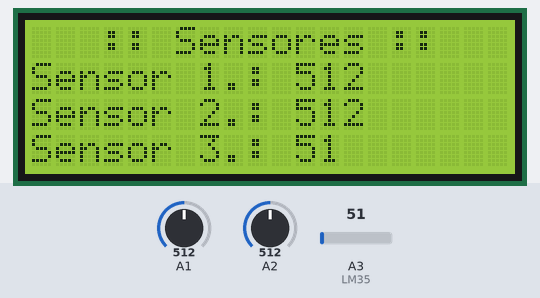
Bench run of a sketch on a simulated Arduino Uno, built with avr-gcc and run on an emulated ATmega328P. On the bench: 20×4 character LCD. The test bench sets the inputs (shaded band); at power-on: A3 (LM35) = 51, A1 = 512, A2 = 512.

Above: at 1.2 s.
1.3 s: A3 (LM35) set to 61
5.5 s: A1 set to 716
At 6.9 s:
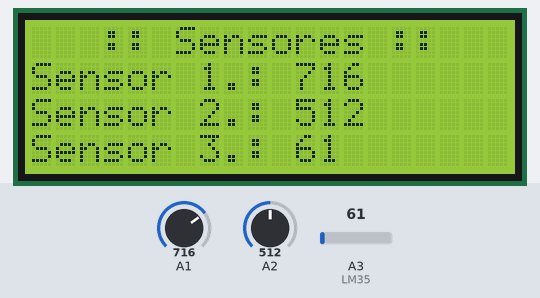
8.9 s: A2 set to 716
At 10.4 s:
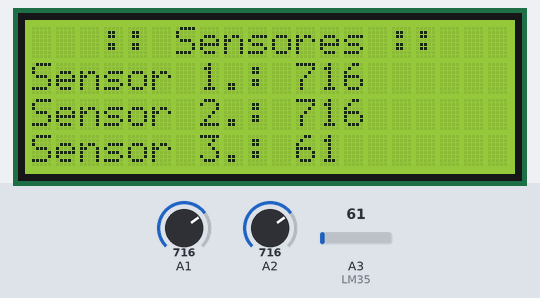
12.1 s: A3 (LM35) set to 71
At 13.6 s:
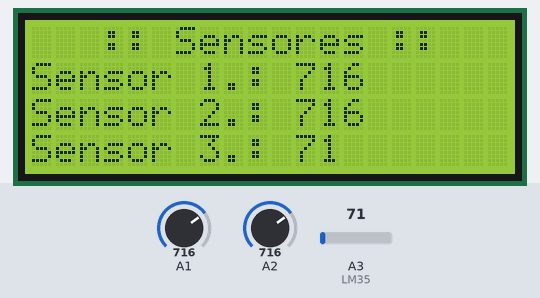
15.3 s: A1 set to 900
At 16.8 s:
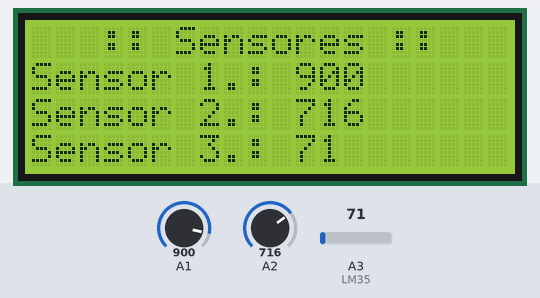
18.5 s: A2 set to 900
At 20.0 s:
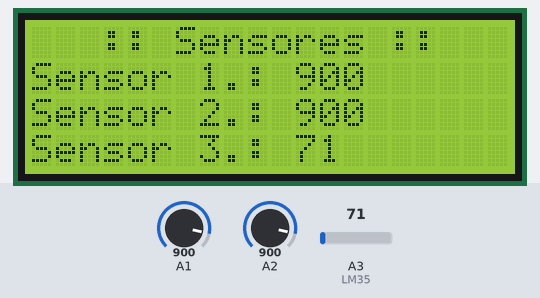
Timing chart, 0 to 21.5 s (numbered marks = the images above; inputs shaded):
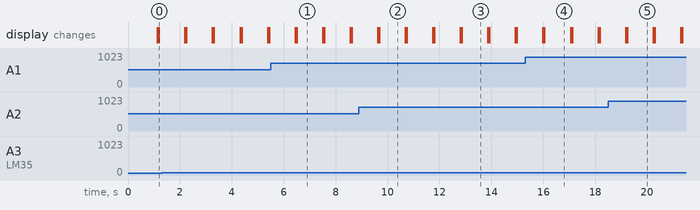

The sketch:

Calibrar_Sensor.ino
```cpp
//Bibliotecas
#include <Wire.h>
#include <LiquidCrystal_I2C.h>

//Portas utilizadas pelos sensores
const int LM35 = A3;


//Declaração de Variáveis
float temp = 0;

// Caractere customizado - Símbolo do Grau (°)
byte custom[8] = {
  0b00111,
  0b00101,
  0b00111,
  0b00000,
  0b00000,
  0b00000,
  0b00000,
  0b00000
};

// Inicializa o display no endereco 0x27
LiquidCrystal_I2C lcd(0x27,2,1,0,4,5,6,7,3, POSITIVE);

void setup()
{
 //Inicializa o Display
 lcd.begin (20,4);

 // Cria nosso caractere definindo-o como o byte 5
 lcd.createChar(5, custom);
}

void loop()
{
  //Leitura dos sensores
  int Sensor1 = analogRead(A1);
  int Sensor2 = analogRead(A2);
  int Sensor3 = analogRead(A3);

  //Leitura da temperatura
  temp = (float(analogRead(LM35))*5/(1023))/0.01;

  //Exibe temperatura no display
  lcd.setBacklight(HIGH);
  lcd.setCursor(3,0);
  lcd.print(":: Sensores ::");

  //lcd.setCursor(14,0);
  //lcd.print(temp);

  //lcd.setCursor(18,0);
  //lcd.write(5);

  //lcd.setCursor(19,0);
 // lcd.print("C");

  //Exibe os valores do sensores no display
  lcd.setCursor(0,1);
  lcd.print("Sensor 1.: ");
  lcd.setCursor(11,1);
  lcd.print(Sensor1);

  lcd.setCursor(0,2);
  lcd.print("Sensor 2.: ");
  lcd.setCursor(11,2);
  lcd.print(Sensor2);

  lcd.setCursor(0,3);
  lcd.print("Sensor 3.: ");
  lcd.setCursor(11,3);
  lcd.print(Sensor3);


  delay(1000);
  lcd.clear();
}
```

Measured:
- after the input at 5.5 s, the display: first differs from a run without the input after 1.0 s (image 1)
- after the input at 8.9 s, the display: first differs from a run without the input after 0.78 s (image 2)
- after the input at 12.1 s, the display: first differs from a run without the input after 0.76 s (image 3)
- after the input at 15.3 s, the display: first differs from a run without the input after 0.75 s (image 4)
- after the input at 18.5 s, the display: first differs from a run without the input after 0.73 s (image 5)
- what the display in image 1 shows lasts 1.0 s, from 6.5 s to 7.5 s
